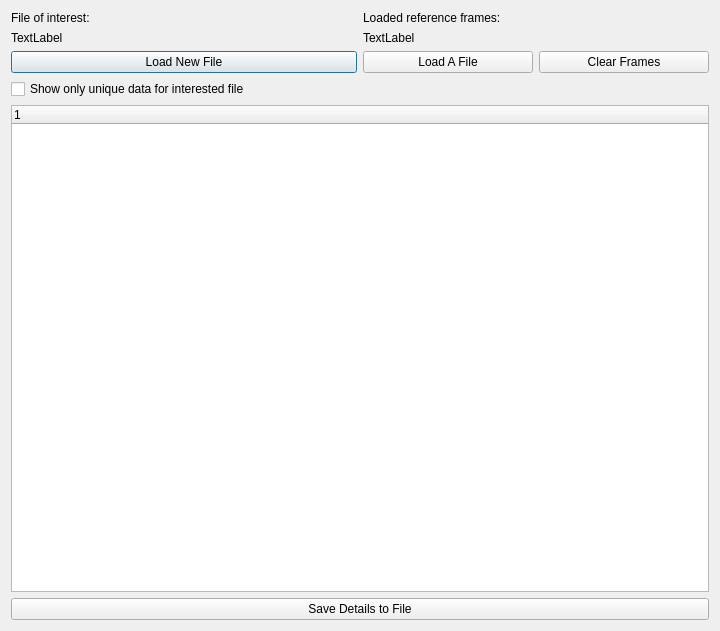
<?xml version="1.0" encoding="UTF-8"?>
<ui version="4.0">
 <class>FileComparatorWindow</class>
 <widget class="QDialog" name="FileComparatorWindow">
  <property name="geometry">
   <rect>
    <x>0</x>
    <y>0</y>
    <width>720</width>
    <height>631</height>
   </rect>
  </property>
  <property name="windowTitle">
   <string>File Comparator</string>
  </property>
  <layout class="QVBoxLayout" name="verticalLayout">
   <item>
    <layout class="QHBoxLayout" name="horizontalLayout">
     <item>
      <layout class="QVBoxLayout" name="verticalLayout_3">
       <item>
        <widget class="QLabel" name="label_3">
         <property name="text">
          <string>File of interest:</string>
         </property>
        </widget>
       </item>
       <item>
        <widget class="QLabel" name="lblFirstFile">
         <property name="text">
          <string>TextLabel</string>
         </property>
        </widget>
       </item>
       <item>
        <widget class="QPushButton" name="btnInterestedFile">
         <property name="text">
          <string>Load New File</string>
         </property>
        </widget>
       </item>
      </layout>
     </item>
     <item>
      <layout class="QVBoxLayout" name="verticalLayout_2">
       <item>
        <widget class="QLabel" name="label">
         <property name="text">
          <string>&lt;html&gt;&lt;head/&gt;&lt;body&gt;&lt;p&gt;Loaded reference frames:&lt;/p&gt;&lt;/body&gt;&lt;/html&gt;</string>
         </property>
        </widget>
       </item>
       <item>
        <widget class="QLabel" name="lblRefFrames">
         <property name="text">
          <string>TextLabel</string>
         </property>
        </widget>
       </item>
       <item>
        <layout class="QHBoxLayout" name="horizontalLayout_2">
         <item>
          <widget class="QPushButton" name="btnLoadRefFile">
           <property name="text">
            <string>Load A File</string>
           </property>
          </widget>
         </item>
         <item>
          <widget class="QPushButton" name="btnClear">
           <property name="text">
            <string>Clear Frames</string>
           </property>
          </widget>
         </item>
        </layout>
       </item>
      </layout>
     </item>
    </layout>
   </item>
   <item>
    <widget class="QCheckBox" name="ckUniqueToInterested">
     <property name="text">
      <string>Show only unique data for interested file</string>
     </property>
    </widget>
   </item>
   <item>
    <widget class="QTreeWidget" name="treeDetails">
     <column>
      <property name="text">
       <string notr="true">1</string>
      </property>
     </column>
    </widget>
   </item>
   <item>
    <widget class="QPushButton" name="btnSaveDetails">
     <property name="text">
      <string>Save Details to File</string>
     </property>
    </widget>
   </item>
  </layout>
 </widget>
 <resources/>
 <connections/>
</ui>
